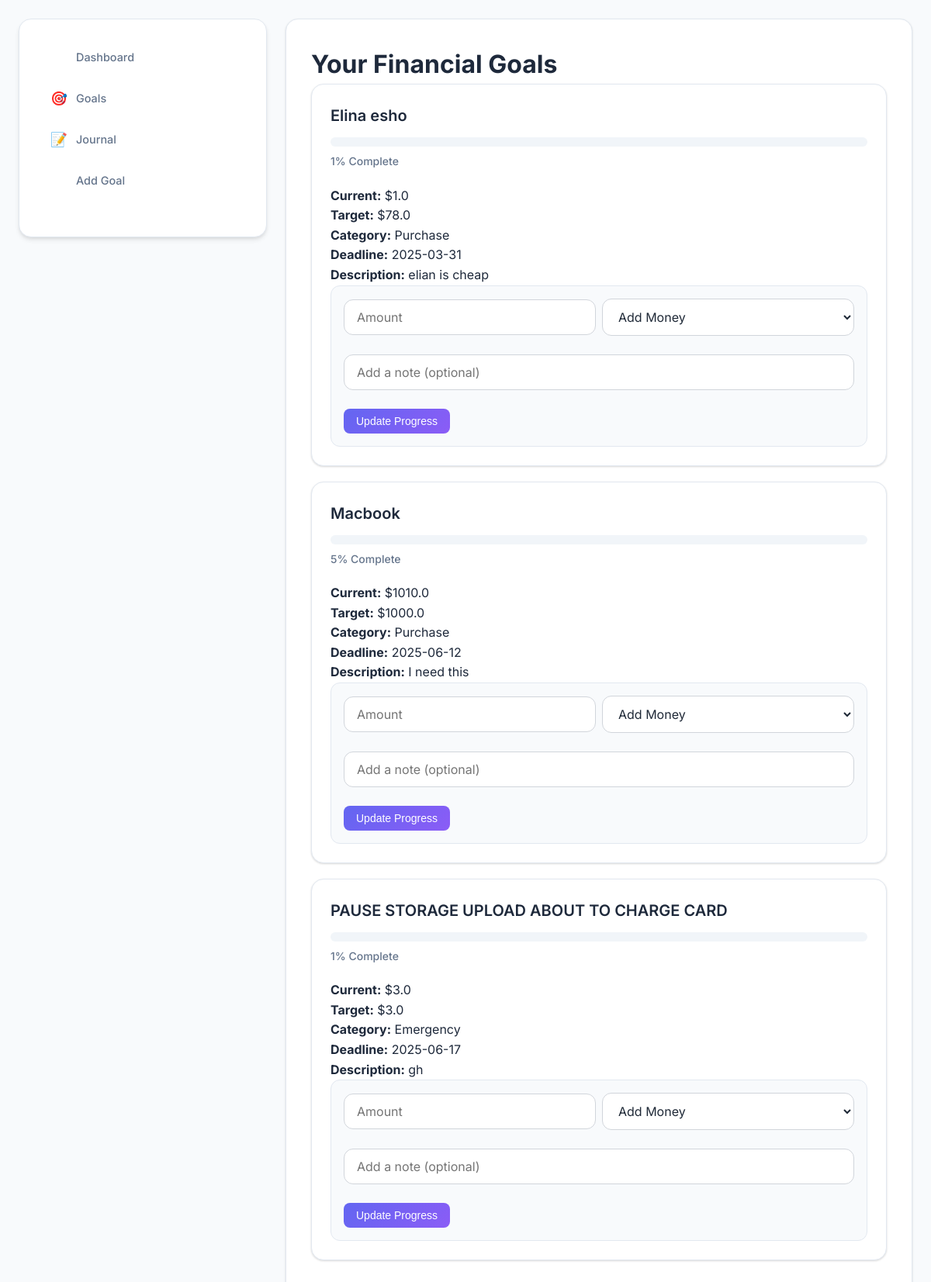
The page /goals on the database its author committed.
### tables this page shows
CREATE TABLE financial_goals (
            id INTEGER PRIMARY KEY AUTOINCREMENT,
            name TEXT NOT NULL,
            target_amount REAL NOT NULL,
            current_amount REAL DEFAULT 0,
            deadline TEXT NOT NULL,
            category TEXT NOT NULL,
            description TEXT,
            created_at DATETIME DEFAULT CURRENT_TIMESTAMP
        );

### app.py (the view)
@app.route('/goals')
def view_goals():
    with sqlite3.connect('finance.db') as conn:
        cursor = conn.cursor()
        cursor.execute("""
            SELECT g.*,
                   (SELECT COUNT(*) FROM transactions WHERE goal_id = g.id) as transaction_count,
                   (g.current_amount / g.target_amount * 100) as progress_percent
            FROM financial_goals g
            ORDER BY deadline ASC
        """)
        goals = cursor.fetchall()
    return render_template('goals.html', goals=goals)

### templates/goals.html (shortened to what this page needs)
<!DOCTYPE html>
<html lang="en">
<head>
    <link rel="stylesheet" href="{{ url_for('static', filename='styles.css') }}">
</head>
<body>
    <div class="container">
        <div class="sidebar">
            <nav>
                <ul>
                    <li><a href="{{ url_for('home') }}">Dashboard</a></li>
                    <li><a href="{{ url_for('view_goals') }}">Goals</a></li>
                    <li><a href="{{ url_for('view_journal') }}">Journal</a></li>
                    <li><a href="{{ url_for('add_goal') }}">Add Goal</a></li>
                </ul>
            </nav>
        </div>
        <div class="main-content">
            <h1>Your Financial Goals</h1>
            <div class="goals-grid">
                {% for goal in goals %}
                <div class="goal-card">
                    <h3>{{ goal[1] }}</h3>
                    <div class="progress-container">
                        <div class="progress-bar">
                        </div>
                        <p class="progress-text">{{ goal[8]|round }}% Complete</p>
                    </div>
                    <div class="goal-details">
                        <p><strong>Current:</strong> ${{ goal[3]|round(2) }}</p>
                        <p><strong>Target:</strong> ${{ goal[2]|round(2) }}</p>
                        <p><strong>Category:</strong> {{ goal[5]|title }}</p>
                        <p><strong>Deadline:</strong> {{ goal[4] }}</p>
                        {% if goal[6] %}
                            <p><strong>Description:</strong> {{ goal[6] }}</p>
                        {% endif %}
                    </div>
                    <form class="update-form" data-goal-id="{{ goal[0] }}">
                        <div class="form-group">
                            <input type="number" step="0.01" name="amount" placeholder="Amount" required>
                            <select name="type" required>
                                <option value="deposit">Add Money</option>
                            </select>
                        </div>
                        <div class="form-group">
                            <input type="text" name="note" placeholder="Add a note (optional)">
                        </div>
                        <button type="submit">Update Progress</button>
                    </form>
                </div>
                {% endfor %}
            </div>
        </div>
    </div>
</body>
</html>

### static/styles.css (style rules this page uses)
*, *::before, *::after { box-sizing: border-box; margin: 0; padding: 0; }
body { font-family: 'Inter', -apple-system, BlinkMacSystemFont, 'Segoe UI', Roboto, Oxygen, Ubuntu, Cantarell, sans-serif; margin: 0; padding: 0; min-height: 100vh; background-color: #f8fafc; color: #1e293b; transition: background-color 0.3s ease, color 0.3s ease; font-size: 16px; line-height: 1.6; font-weight: 400; -webkit-font-smoothing: antialiased; -moz-osx-font-smoothing: grayscale; }
body.light-mode { background-color: #f8fafc; color: #1e293b; }
.sidebar, .calendar, .journaling { transition: background-color 0.3s, color 0.3s, box-shadow 0.3s; }
.container { display: flex; min-height: 100vh; width: 100%; padding: 24px; box-sizing: border-box; gap: 24px; max-width: 1400px; margin: 0 auto; }
.sidebar { width: 320px; min-width: 320px; background-color: #ffffff; padding: 24px; border: 1px solid #e2e8f0; box-shadow: 0 4px 6px -1px rgba(0, 0, 0, 0.1), 0 2px 4px -1px rgba(0, 0, 0, 0.06); border-radius: 16px; display: flex; flex-direction: column; position: sticky; top: 24px; height: fit-content; max-height: calc(100vh - 48px); overflow-y: auto; transition: all 0.3s ease; }
.sidebar ul { list-style-type: none; padding: 0; }
.sidebar ul li { margin: 10px 0; }
.sidebar ul li a { text-decoration: none; font-size: 16px; color: #000; display: flex; align-items: center; }
.sidebar nav { margin-bottom: 24px; }
.sidebar nav ul { list-style-type: none; padding: 0; margin: 0; display: flex; flex-direction: column; gap: 4px; }
.sidebar nav ul li { margin: 0; }
.sidebar nav ul li a { text-decoration: none; font-size: 0.9rem; color: #64748b; display: flex; align-items: center; padding: 12px 16px; border-radius: 12px; transition: all 0.2s ease; position: relative; font-weight: 500; border: 1px solid transparent; }
.sidebar nav ul li a:before { content: ''; margin-right: 12px; width: 20px; height: 20px; display: flex; align-items: center; justify-content: center; font-size: 1.1rem; }
.sidebar nav ul li a[href*="goals"]:before { content: '🎯'; }
.sidebar nav ul li a[href*="journal"]:before { content: '📝'; }
.main-content { flex: 1; padding: 32px; background-color: #ffffff; border-radius: 16px; border: 1px solid #e2e8f0; box-shadow: 0 1px 3px 0 rgba(0, 0, 0, 0.1), 0 1px 2px 0 rgba(0, 0, 0, 0.06); min-height: calc(100vh - 88px); max-width: calc(100vw - 384px); overflow-x: auto; transition: all 0.3s ease; }
.goal-card { background: #ffffff; border: 1px solid #e2e8f0; border-radius: 16px; padding: 24px; margin-bottom: 20px; box-shadow: 0 1px 3px 0 rgba(0, 0, 0, 0.1), 0 1px 2px 0 rgba(0, 0, 0, 0.06); transition: all 0.3s cubic-bezier(0.25, 0.46, 0.45, 0.94); }
.goal-card h3 { margin: 0 0 12px 0; font-size: 1.25rem; font-weight: 600; color: #1e293b; }
.progress-container { margin-bottom: 20px; }
.progress-bar { width: 100%; height: 12px; background-color: #f1f5f9; border-radius: 6px; overflow: hidden; margin-bottom: 8px; position: relative; }
.progress-text { font-size: 0.875rem; color: #64748b; font-weight: 500; }
.update-form { padding: 16px; background: #f8fafc; border-radius: 12px; border: 1px solid #e2e8f0; }
.update-form .form-group { display: flex; gap: 8px; align-items: center; }
.update-form input, .update-form select { padding: 8px 12px; border: 1px solid #d1d5db; border-radius: 8px; font-size: 0.875rem; background: white; color: #1e293b; }
.update-form button { padding: 8px 16px; background: linear-gradient(135deg, #6366f1, #8b5cf6); color: white; border: none; border-radius: 8px; font-size: 0.875rem; font-weight: 500; cursor: pointer; transition: all 0.2s ease; }
.progress-bar { position: relative; overflow: hidden; }
.goal-card, .budget-card, .expense-item { transition: all 0.3s cubic-bezier(0.25, 0.46, 0.45, 0.94); }
.form-group { margin-bottom: 24px; }
.form-group input, .form-group select, .form-group textarea { width: 100%; padding: 12px 16px; border: 1px solid #d1d5db; border-radius: 12px; font-size: 1rem; background: white; color: #1f2937; transition: all 0.2s ease; font-family: inherit; }

### rows shown on the page
financial_goals: name "Elina esho", goal "1", current_amount "1.0", target_amount "78.0", category "Purchase", deadline "2025-03-31", description "elian is cheap"
financial_goals: name "Macbook", goal "5", current_amount "1010.0", target_amount "1000.0", category "Purchase", deadline "2025-06-12", description "I need this"
financial_goals: name "PAUSE STORAGE UPLOAD ABOUT TO CHARGE CARD", goal "1", current_amount "3.0", target_amount "3.0", category "Emergency", deadline "2025-06-17", description "gh"
